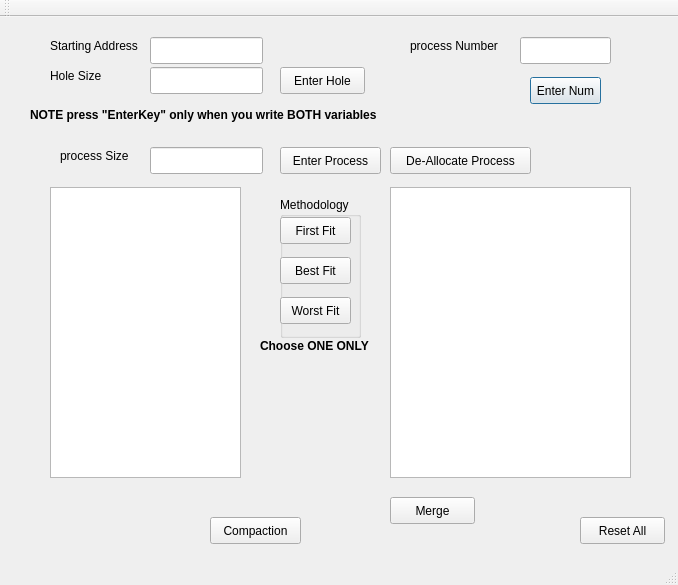
<?xml version="1.0" encoding="UTF-8"?>
<ui version="4.0">
 <class>MainWindow</class>
 <widget class="QMainWindow" name="MainWindow">
  <property name="geometry">
   <rect>
    <x>0</x>
    <y>0</y>
    <width>678</width>
    <height>585</height>
   </rect>
  </property>
  <property name="windowTitle">
   <string>MainWindow</string>
  </property>
  <widget class="QWidget" name="centralWidget">
   <widget class="QLabel" name="label_3">
    <property name="geometry">
     <rect>
      <x>410</x>
      <y>20</y>
      <width>101</width>
      <height>17</height>
     </rect>
    </property>
    <property name="text">
     <string>process Number</string>
    </property>
   </widget>
   <widget class="QLabel" name="label_1">
    <property name="geometry">
     <rect>
      <x>50</x>
      <y>50</y>
      <width>54</width>
      <height>17</height>
     </rect>
    </property>
    <property name="text">
     <string>Hole Size</string>
    </property>
   </widget>
   <widget class="QLabel" name="label_2">
    <property name="geometry">
     <rect>
      <x>50</x>
      <y>20</y>
      <width>101</width>
      <height>17</height>
     </rect>
    </property>
    <property name="text">
     <string>Starting Address</string>
    </property>
   </widget>
   <widget class="QPushButton" name="uiTakePNum">
    <property name="geometry">
     <rect>
      <x>530</x>
      <y>60</y>
      <width>71</width>
      <height>27</height>
     </rect>
    </property>
    <property name="focusPolicy">
     <enum>Qt::StrongFocus</enum>
    </property>
    <property name="autoFillBackground">
     <bool>false</bool>
    </property>
    <property name="text">
     <string>Enter Num</string>
    </property>
    <property name="checkable">
     <bool>true</bool>
    </property>
    <property name="checked">
     <bool>false</bool>
    </property>
    <property name="autoDefault">
     <bool>true</bool>
    </property>
    <property name="default">
     <bool>true</bool>
    </property>
   </widget>
   <widget class="QPushButton" name="uiTakeHole">
    <property name="geometry">
     <rect>
      <x>280</x>
      <y>50</y>
      <width>85</width>
      <height>27</height>
     </rect>
    </property>
    <property name="text">
     <string>Enter Hole</string>
    </property>
   </widget>
   <widget class="QLabel" name="label_4">
    <property name="geometry">
     <rect>
      <x>60</x>
      <y>130</y>
      <width>91</width>
      <height>17</height>
     </rect>
    </property>
    <property name="text">
     <string>process Size</string>
    </property>
   </widget>
   <widget class="QPushButton" name="uiTakeProcess">
    <property name="geometry">
     <rect>
      <x>280</x>
      <y>130</y>
      <width>101</width>
      <height>27</height>
     </rect>
    </property>
    <property name="text">
     <string>Enter Process</string>
    </property>
   </widget>
   <widget class="QLineEdit" name="lineEdit_1">
    <property name="geometry">
     <rect>
      <x>150</x>
      <y>50</y>
      <width>113</width>
      <height>27</height>
     </rect>
    </property>
   </widget>
   <widget class="QLineEdit" name="lineEdit_2">
    <property name="geometry">
     <rect>
      <x>150</x>
      <y>20</y>
      <width>113</width>
      <height>27</height>
     </rect>
    </property>
   </widget>
   <widget class="QLineEdit" name="lineEdit_3">
    <property name="geometry">
     <rect>
      <x>520</x>
      <y>20</y>
      <width>91</width>
      <height>27</height>
     </rect>
    </property>
   </widget>
   <widget class="QLineEdit" name="lineEdit_4">
    <property name="geometry">
     <rect>
      <x>150</x>
      <y>130</y>
      <width>113</width>
      <height>27</height>
     </rect>
    </property>
   </widget>
   <widget class="QTableView" name="tableView_1">
    <property name="geometry">
     <rect>
      <x>50</x>
      <y>170</y>
      <width>191</width>
      <height>291</height>
     </rect>
    </property>
    <property name="focusPolicy">
     <enum>Qt::NoFocus</enum>
    </property>
   </widget>
   <widget class="QTableView" name="tableView_2">
    <property name="geometry">
     <rect>
      <x>390</x>
      <y>170</y>
      <width>241</width>
      <height>291</height>
     </rect>
    </property>
    <property name="focusPolicy">
     <enum>Qt::NoFocus</enum>
    </property>
   </widget>
   <widget class="QGroupBox" name="groupBox">
    <property name="geometry">
     <rect>
      <x>280</x>
      <y>180</y>
      <width>81</width>
      <height>141</height>
     </rect>
    </property>
    <property name="title">
     <string>Methodology</string>
    </property>
    <widget class="QPushButton" name="pushButton">
     <property name="geometry">
      <rect>
       <x>0</x>
       <y>20</y>
       <width>71</width>
       <height>27</height>
      </rect>
     </property>
     <property name="text">
      <string>First Fit</string>
     </property>
    </widget>
    <widget class="QPushButton" name="pushButton_2">
     <property name="geometry">
      <rect>
       <x>0</x>
       <y>60</y>
       <width>71</width>
       <height>27</height>
      </rect>
     </property>
     <property name="text">
      <string>Best Fit</string>
     </property>
    </widget>
    <widget class="QPushButton" name="pushButton_4">
     <property name="geometry">
      <rect>
       <x>0</x>
       <y>100</y>
       <width>71</width>
       <height>27</height>
      </rect>
     </property>
     <property name="text">
      <string>Worst Fit</string>
     </property>
    </widget>
   </widget>
   <widget class="QLabel" name="label">
    <property name="geometry">
     <rect>
      <x>30</x>
      <y>90</y>
      <width>361</width>
      <height>16</height>
     </rect>
    </property>
    <property name="font">
     <font>
      <weight>75</weight>
      <italic>false</italic>
      <bold>true</bold>
     </font>
    </property>
    <property name="text">
     <string>NOTE press &quot;EnterKey&quot; only when you write BOTH variables</string>
    </property>
   </widget>
   <widget class="QPushButton" name="pushButton_3">
    <property name="geometry">
     <rect>
      <x>580</x>
      <y>500</y>
      <width>85</width>
      <height>27</height>
     </rect>
    </property>
    <property name="text">
     <string>Reset All</string>
    </property>
   </widget>
   <widget class="QPushButton" name="pushButton_5">
    <property name="geometry">
     <rect>
      <x>210</x>
      <y>500</y>
      <width>91</width>
      <height>27</height>
     </rect>
    </property>
    <property name="text">
     <string>Compaction</string>
    </property>
   </widget>
   <widget class="QPushButton" name="pushButton_6">
    <property name="geometry">
     <rect>
      <x>390</x>
      <y>480</y>
      <width>85</width>
      <height>27</height>
     </rect>
    </property>
    <property name="text">
     <string>Merge</string>
    </property>
   </widget>
   <widget class="QPushButton" name="pushButton_7">
    <property name="geometry">
     <rect>
      <x>390</x>
      <y>130</y>
      <width>141</width>
      <height>27</height>
     </rect>
    </property>
    <property name="text">
     <string>De-Allocate Process</string>
    </property>
   </widget>
   <widget class="QLabel" name="label_5">
    <property name="geometry">
     <rect>
      <x>260</x>
      <y>320</y>
      <width>121</width>
      <height>17</height>
     </rect>
    </property>
    <property name="font">
     <font>
      <weight>75</weight>
      <bold>true</bold>
     </font>
    </property>
    <property name="text">
     <string>Choose ONE ONLY </string>
    </property>
   </widget>
  </widget>
  <widget class="QMenuBar" name="menuBar">
   <property name="geometry">
    <rect>
     <x>0</x>
     <y>0</y>
     <width>678</width>
     <height>27</height>
    </rect>
   </property>
  </widget>
  <widget class="QToolBar" name="mainToolBar">
   <attribute name="toolBarArea">
    <enum>TopToolBarArea</enum>
   </attribute>
   <attribute name="toolBarBreak">
    <bool>false</bool>
   </attribute>
  </widget>
  <widget class="QStatusBar" name="statusBar"/>
 </widget>
 <layoutdefault spacing="6" margin="11"/>
 <tabstops>
  <tabstop>lineEdit_3</tabstop>
  <tabstop>uiTakePNum</tabstop>
  <tabstop>lineEdit_2</tabstop>
  <tabstop>lineEdit_1</tabstop>
  <tabstop>uiTakeHole</tabstop>
  <tabstop>lineEdit_4</tabstop>
  <tabstop>uiTakeProcess</tabstop>
  <tabstop>pushButton</tabstop>
  <tabstop>pushButton_2</tabstop>
 </tabstops>
 <resources/>
 <connections>
  <connection>
   <sender>uiTakePNum</sender>
   <signal>released()</signal>
   <receiver>MainWindow</receiver>
   <slot>enterNum()</slot>
   <hints>
    <hint type="sourcelabel">
     <x>562</x>
     <y>119</y>
    </hint>
    <hint type="destinationlabel">
     <x>586</x>
     <y>145</y>
    </hint>
   </hints>
  </connection>
  <connection>
   <sender>uiTakeHole</sender>
   <signal>released()</signal>
   <receiver>MainWindow</receiver>
   <slot>enterHole()</slot>
   <hints>
    <hint type="sourcelabel">
     <x>356</x>
     <y>91</y>
    </hint>
    <hint type="destinationlabel">
     <x>383</x>
     <y>108</y>
    </hint>
   </hints>
  </connection>
  <connection>
   <sender>uiTakeProcess</sender>
   <signal>released()</signal>
   <receiver>MainWindow</receiver>
   <slot>enterProcess()</slot>
   <hints>
    <hint type="sourcelabel">
     <x>347</x>
     <y>175</y>
    </hint>
    <hint type="destinationlabel">
     <x>314</x>
     <y>196</y>
    </hint>
   </hints>
  </connection>
  <connection>
   <sender>lineEdit_3</sender>
   <signal>returnPressed()</signal>
   <receiver>uiTakePNum</receiver>
   <slot>click()</slot>
   <hints>
    <hint type="sourcelabel">
     <x>549</x>
     <y>83</y>
    </hint>
    <hint type="destinationlabel">
     <x>558</x>
     <y>126</y>
    </hint>
   </hints>
  </connection>
  <connection>
   <sender>lineEdit_4</sender>
   <signal>returnPressed()</signal>
   <receiver>uiTakeProcess</receiver>
   <slot>click()</slot>
   <hints>
    <hint type="sourcelabel">
     <x>210</x>
     <y>183</y>
    </hint>
    <hint type="destinationlabel">
     <x>297</x>
     <y>175</y>
    </hint>
   </hints>
  </connection>
  <connection>
   <sender>pushButton</sender>
   <signal>released()</signal>
   <receiver>MainWindow</receiver>
   <slot>firstFit()</slot>
   <hints>
    <hint type="sourcelabel">
     <x>310</x>
     <y>266</y>
    </hint>
    <hint type="destinationlabel">
     <x>294</x>
     <y>250</y>
    </hint>
   </hints>
  </connection>
  <connection>
   <sender>pushButton_2</sender>
   <signal>released()</signal>
   <receiver>MainWindow</receiver>
   <slot>bestFit()</slot>
   <hints>
    <hint type="sourcelabel">
     <x>304</x>
     <y>306</y>
    </hint>
    <hint type="destinationlabel">
     <x>274</x>
     <y>293</y>
    </hint>
   </hints>
  </connection>
  <connection>
   <sender>lineEdit_4</sender>
   <signal>returnPressed()</signal>
   <receiver>lineEdit_4</receiver>
   <slot>clear()</slot>
   <hints>
    <hint type="sourcelabel">
     <x>154</x>
     <y>191</y>
    </hint>
    <hint type="destinationlabel">
     <x>156</x>
     <y>173</y>
    </hint>
   </hints>
  </connection>
  <connection>
   <sender>uiTakeProcess</sender>
   <signal>released()</signal>
   <receiver>lineEdit_4</receiver>
   <slot>clear()</slot>
   <hints>
    <hint type="sourcelabel">
     <x>281</x>
     <y>187</y>
    </hint>
    <hint type="destinationlabel">
     <x>258</x>
     <y>189</y>
    </hint>
   </hints>
  </connection>
  <connection>
   <sender>uiTakeHole</sender>
   <signal>released()</signal>
   <receiver>lineEdit_1</receiver>
   <slot>clear()</slot>
   <hints>
    <hint type="sourcelabel">
     <x>291</x>
     <y>100</y>
    </hint>
    <hint type="destinationlabel">
     <x>262</x>
     <y>103</y>
    </hint>
   </hints>
  </connection>
  <connection>
   <sender>uiTakeHole</sender>
   <signal>released()</signal>
   <receiver>lineEdit_2</receiver>
   <slot>clear()</slot>
   <hints>
    <hint type="sourcelabel">
     <x>281</x>
     <y>101</y>
    </hint>
    <hint type="destinationlabel">
     <x>259</x>
     <y>77</y>
    </hint>
   </hints>
  </connection>
  <connection>
   <sender>lineEdit_2</sender>
   <signal>returnPressed()</signal>
   <receiver>uiTakeHole</receiver>
   <slot>click()</slot>
   <hints>
    <hint type="sourcelabel">
     <x>198</x>
     <y>86</y>
    </hint>
    <hint type="destinationlabel">
     <x>313</x>
     <y>108</y>
    </hint>
   </hints>
  </connection>
  <connection>
   <sender>lineEdit_1</sender>
   <signal>returnPressed()</signal>
   <receiver>uiTakeHole</receiver>
   <slot>click()</slot>
   <hints>
    <hint type="sourcelabel">
     <x>209</x>
     <y>102</y>
    </hint>
    <hint type="destinationlabel">
     <x>326</x>
     <y>98</y>
    </hint>
   </hints>
  </connection>
  <connection>
   <sender>pushButton_3</sender>
   <signal>released()</signal>
   <receiver>MainWindow</receiver>
   <slot>reset()</slot>
   <hints>
    <hint type="sourcelabel">
     <x>657</x>
     <y>515</y>
    </hint>
    <hint type="destinationlabel">
     <x>194</x>
     <y>462</y>
    </hint>
   </hints>
  </connection>
  <connection>
   <sender>pushButton_6</sender>
   <signal>released()</signal>
   <receiver>MainWindow</receiver>
   <slot>merge()</slot>
   <hints>
    <hint type="sourcelabel">
     <x>464</x>
     <y>500</y>
    </hint>
    <hint type="destinationlabel">
     <x>507</x>
     <y>507</y>
    </hint>
   </hints>
  </connection>
  <connection>
   <sender>pushButton_7</sender>
   <signal>released()</signal>
   <receiver>MainWindow</receiver>
   <slot>deAllocate()</slot>
   <hints>
    <hint type="sourcelabel">
     <x>528</x>
     <y>180</y>
    </hint>
    <hint type="destinationlabel">
     <x>564</x>
     <y>181</y>
    </hint>
   </hints>
  </connection>
 </connections>
 <slots>
  <slot>handleButton()</slot>
  <slot>takeNum()</slot>
  <slot>enterNum()</slot>
  <slot>enterHole()</slot>
  <slot>enterProcess()</slot>
  <slot>firstFit()</slot>
  <slot>bestFit()</slot>
  <slot>reset()</slot>
  <slot>merge()</slot>
  <slot>deAllocate()</slot>
 </slots>
</ui>
